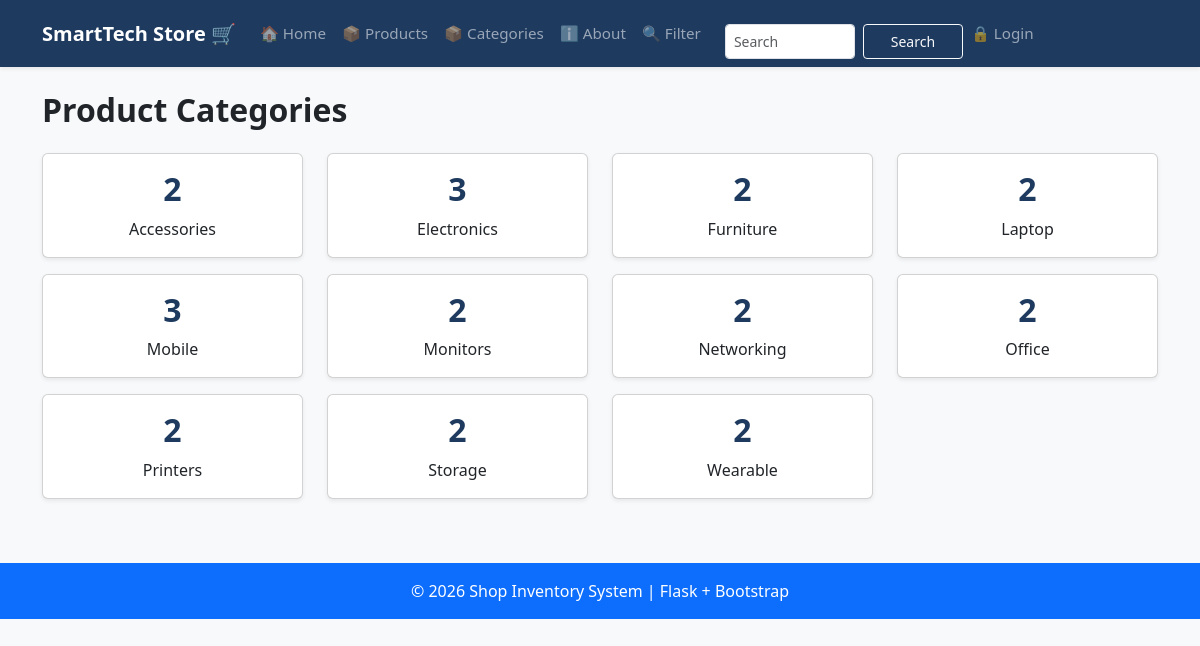
The page /categories on the database its author committed.
### tables this page shows
CREATE TABLE categories (
            id INTEGER PRIMARY KEY AUTOINCREMENT,
            name TEXT NOT NULL UNIQUE
        );

### app.py (the view)
@app.route('/categories')
def categories():
    conn = get_db()
    rows = conn.execute('''
        SELECT categories.name AS category_name, COUNT(products.id) AS product_count
        FROM categories
        LEFT JOIN products ON products.category = categories.name
        GROUP BY categories.name
        ORDER BY categories.name
    ''').fetchall()
    conn.close()
    return render_template('categories.html', rows=rows)

### database.py (called while the page is built)
def get_db():
    conn = sqlite3.connect(DB_PATH)
    conn.row_factory = sqlite3.Row # To access columns by name
    return conn

### templates/categories.html (shortened to what this page needs)
{% extends "base.html" %}
{% block content %}
<h2 class="fw-bold mb-4">Product Categories</h2>
<div class="row">
{% for row in rows %}
<div class="col-md-3 mb-3">
    <div class="card shadow-sm text-center p-3">
        <h2 class="fw-bold" style="color:#1e3a5f;">
            {{ row['product_count'] }}
        </h2>
        <p class="mb-0">{{ row['category_name'] }}</p>
    </div>
</div>
{% endfor %}
</div>
{% endblock %}

### templates/base.html (style rules this page uses)
:root { --brand: #1e3a5f; }

### rows shown on the page
categories: product_count "2", category_name "Accessories"
categories: product_count "3", category_name "Electronics"
categories: product_count "2", category_name "Furniture"
categories: product_count "2", category_name "Laptop"
categories: product_count "3", category_name "Mobile"
categories: product_count "2", category_name "Monitors"
categories: product_count "2", category_name "Networking"
categories: product_count "2", category_name "Office"
categories: product_count "2", category_name "Printers"
categories: product_count "2", category_name "Storage"
categories: product_count "2", category_name "Wearable"
